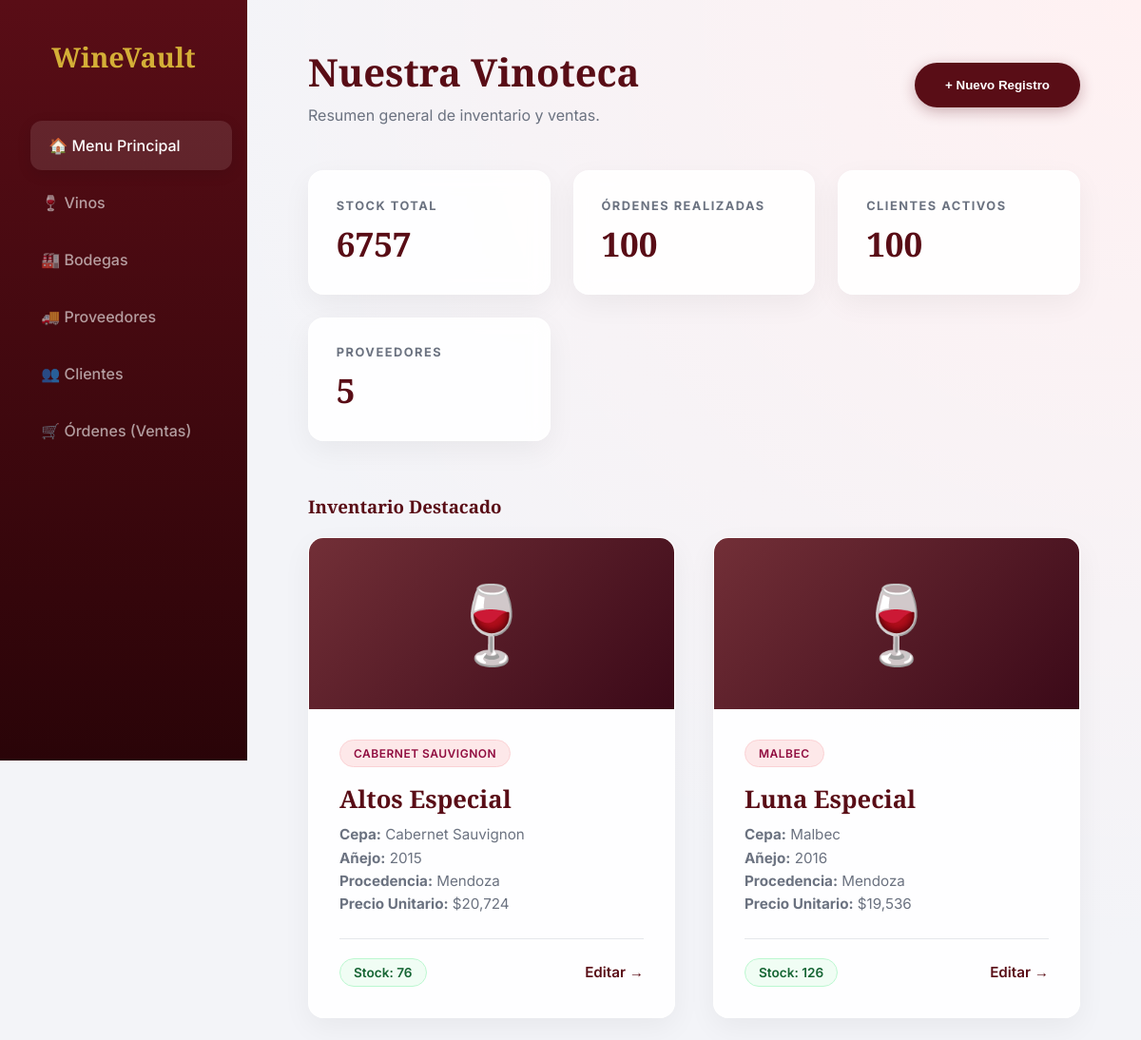
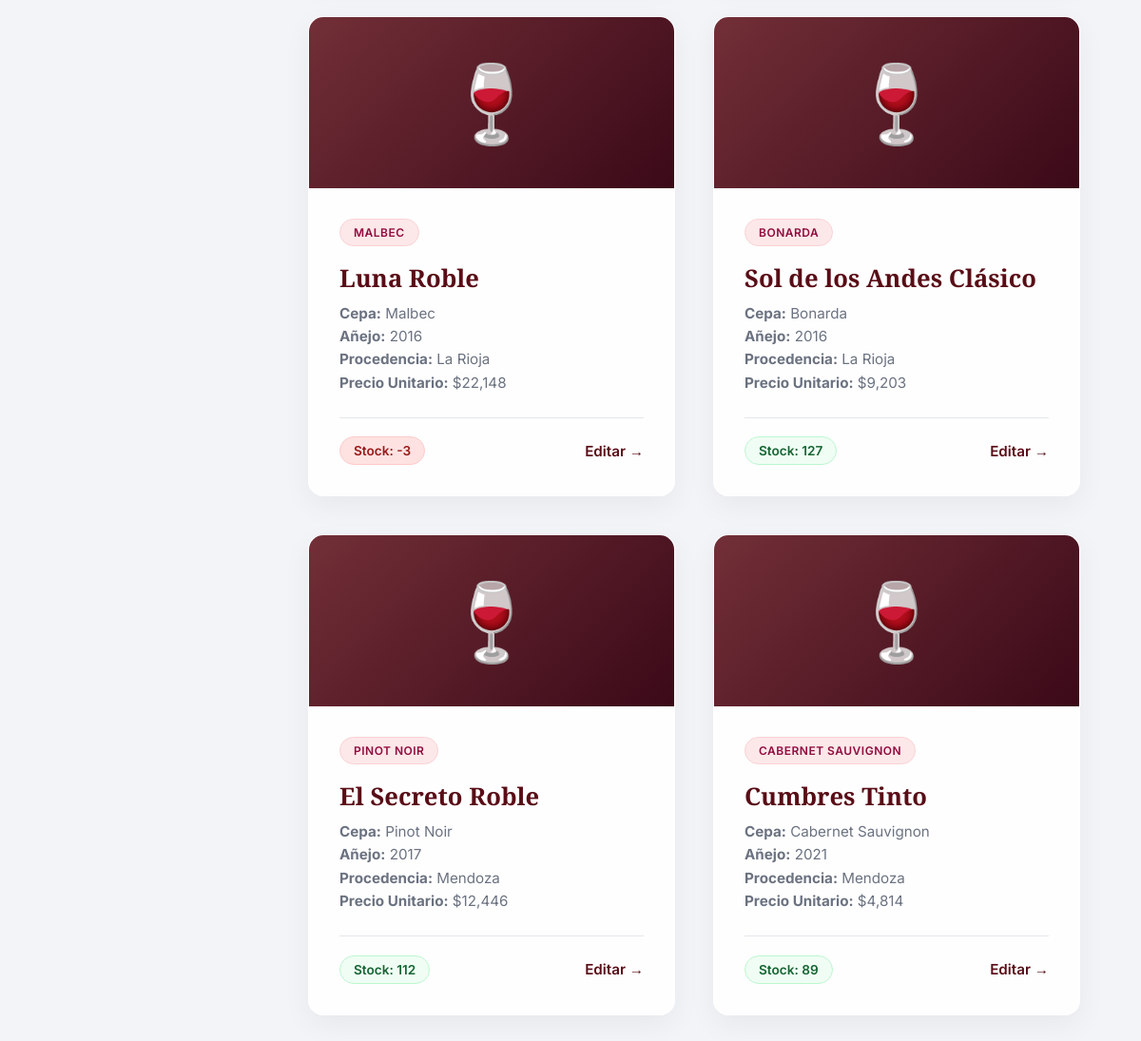
The page / on the database its author committed (2 pictures, top to bottom).
### tables this page shows
CREATE TABLE Vinos (id_vino INTEGER PRIMARY KEY AUTOINCREMENT,
							id_bodega INTEGER,
							id_proveedor INTEGER,
							nombre TEXT,
							cepa TEXT,
							anejo INTEGER,
							reserva INTEGER,
							procedencia TEXT,
							lugar_envasado TEXT,
							precio INTEGER,
							stock INTEGER,
							FOREIGN KEY (id_bodega) REFERENCES Bodegas(id_bodega),
							FOREIGN KEY (id_proveedor) REFERENCES Proveedores(id_proveedor));

### PaginaWeb/app.py (the view)
@app.route('/')
def index():
    conn = get_db_connection()
    if not conn:
        return "Error de conexión a base de datos", 500
    cursor = conn.cursor()
    cursor.execute("SELECT SUM(stock) FROM Vinos")
    total_stock = cursor.fetchone()[0] or 0
    cursor.execute("SELECT COUNT(*) FROM Ordenes")
    total_ordenes = cursor.fetchone()[0] or 0
    cursor.execute("SELECT COUNT(*) FROM Clientes")
    total_clientes = cursor.fetchone()[0] or 0
    cursor.execute("SELECT COUNT(*) FROM Proveedores")
    total_proveedores = cursor.fetchone()[0] or 0
    cursor.execute("SELECT * FROM Vinos LIMIT 6")
    vinos_destacados = cursor.fetchall()
    conn.close()
    return render_template('index.html',
                         total_stock=total_stock,
                         total_ordenes=total_ordenes,
                         total_clientes=total_clientes,
                         total_proveedores=total_proveedores,
                         vinos_destacados=vinos_destacados)

### PaginaWeb/app.py (called while the page is built)
def get_db_connection():
    try:
        conn = sqlite3.connect('bodega.db')
        conn.row_factory = sqlite3.Row
        return conn
    except sqlite3.Error as e:
        print(f"Error conexión: {e}")
        return None

### PaginaWeb/templates/index.html (shortened to what this page needs)
{% extends "base.html" %}
{% block content %}
<header>
    <div>
        <h2>Nuestra Vinoteca</h2>
        <p class="subtitle">Resumen general de inventario y ventas.</p>
    </div>
    <button class="btn-add">+ Nuevo Registro</button>
</header>
<section class="stats-grid">
    <div class="stat-card">
        <h4>Stock Total</h4>
        <p>{{ total_stock }}</p>
    </div>
    <div class="stat-card">
        <h4>Órdenes Realizadas</h4>
        <p>{{ total_ordenes }}</p>
    </div>
    <div class="stat-card">
        <h4>Clientes Activos</h4>
        <p>{{ total_clientes }}</p>
    </div>
    <div class="stat-card">
        <h4>Proveedores</h4>
        <p>{{ total_proveedores }}</p>
    </div>
</section>
<h3 style="font-family: 'Playfair Display', serif; color: var(--primary); margin-bottom: 20px;">Inventario Destacado</h3>
<div class="wine-grid">
    {% for vino in vinos_destacados %}
    {% set tipo_clase = 'tipo-tinto' if vino[4] in ['Malbec', 'Cabernet Sauvignon', 'Pinot Noir', 'Syrah', 'Merlot', 'Bonarda'] else ('tipo-blanco' if vino[4] in ['Chardonnay', 'Torrontés', 'Sauvignon Blanc'] else 'tipo-espumoso') %}
    {% set emoji = '🍷' if vino[4] in ['Malbec', 'Cabernet Sauvignon', 'Pinot Noir', 'Syrah', 'Merlot', 'Bonarda'] else ('🥂' if vino[4] in ['Chardonnay', 'Torrontés', 'Sauvignon Blanc'] else '🍾') %}
    <div class="wine-card {{ tipo_clase }}">
        <div class="wine-header">{{ emoji }}</div>
        <div class="wine-body">
            <span class="badge">{{ vino[4] }}</span>
            <h3>{{ vino[3] }}</h3>
            <div class="wine-details">
                <strong>Cepa:</strong> {{ vino[4] }}<br>
                <strong>Añejo:</strong> {{ vino[5] }}<br>
                <strong>Procedencia:</strong> {{ vino[7] }}<br>
                <strong>Precio Unitario:</strong> ${{ "{:,.0f}".format(vino[9]) }}
            </div>
            <div class="wine-footer">
                <span class="stock-pill" {% if vino[10] < 10 %}style="background: #fee2e2; color: #991b1b; border-color: #fecaca;"{% endif %}>Stock: {{ vino[10] }}</span>
                <a href="#" class="btn-view">Editar →</a>
            </div>
        </div>
    </div>
    {% endfor %}
</div>
{% endblock %}

### PaginaWeb/templates/base.html (shortened to what this page needs)
<!DOCTYPE html>
<html lang="es">
<head>
    <link rel="stylesheet" href="{{ url_for('static', filename='styles.css') }}">
</head>
<body class="{% block page_class %}{% endblock %}">
    <nav>
        <h1>WineVault</h1>
        <a href="{{ url_for('index') }}" {% if request.endpoint == 'index' %}class="active"{% endif %}>🏠 Menu Principal</a>
        <a href="{{ url_for('vinos') }}" {% if request.endpoint == 'vinos' %}class="active"{% endif %}>🍷 Vinos</a>
        <a href="{{ url_for('bodegas') }}" {% if request.endpoint == 'bodegas' %}class="active"{% endif %}>🏭 Bodegas</a>
        <a href="{{ url_for('proveedores') }}" {% if request.endpoint == 'proveedores' %}class="active"{% endif %}>🚚 Proveedores</a>
        <a href="{{ url_for('clientes') }}" {% if request.endpoint == 'clientes' %}class="active"{% endif %}>👥 Clientes</a>
        <a href="{{ url_for('ordenes') }}" {% if request.endpoint == 'ordenes' %}class="active"{% endif %}>🛒 Órdenes (Ventas)</a>
    </nav>
    <main>
        {% block content %}{% endblock %}
    </main>
</body>
</html>

### PaginaWeb/static/styles.css (style rules this page uses)
:root { --primary: #590d16; --primary-light: #8a1724; --accent: #d4af37; --bg: #f3f4f8; --surface: rgba(255, 255, 255, 0.9); --text-main: #111827; --text-muted: #6b7280; --radius: 16px; --shadow: 0 10px 30px rgba(0, 0, 0, 0.05); }
* { box-sizing: border-box; margin: 0; padding: 0; }
body { font-family: 'Inter', sans-serif; background-color: var(--bg); background-image: radial-gradient(circle at top right, #fff1f2, transparent 40%); color: var(--text-main); display: flex; min-height: 100vh; overflow-x: hidden; }
nav { width: 260px; background: linear-gradient(180deg, #590d16 0%, #2a0408 100%); color: white; padding: 2.5rem 1.5rem; display: flex; flex-direction: column; position: fixed; height: 100vh; z-index: 100; }
nav h1 { font-family: 'Playfair Display', serif; color: #d4af37; font-size: 1.8rem; margin-bottom: 3rem; text-align: center; }
nav a { color: rgba(255,255,255,0.6); text-decoration: none; padding: 1rem 1.2rem; margin-bottom: 0.5rem; border-radius: 12px; font-weight: 500; transition: all 0.3s ease; display: flex; align-items: center; gap: 10px; }
nav a:hover, nav a.active { background-color: rgba(255,255,255,0.1); color: white; transform: translateX(8px); box-shadow: 0 4px 15px rgba(0,0,0,0.1); }
main { margin-left: 260px; padding: 3rem 4rem; width: calc(100% - 260px); }
header { display: flex; justify-content: space-between; align-items: center; margin-bottom: 3rem; animation: fadeUp 0.6s ease-out; }
header h2 { font-family: 'Playfair Display', serif; font-size: 2.5rem; color: var(--primary); }
.subtitle { color: var(--text-muted); margin-top: 8px; }
.btn-add { background: var(--primary); color: white; border: none; padding: 1rem 2rem; border-radius: 50px; font-weight: 600; cursor: pointer; transition: all 0.3s cubic-bezier(0.4, 0, 0.2, 1); box-shadow: 0 4px 15px rgba(89, 13, 22, 0.3); }
.stats-grid { display: grid; grid-template-columns: repeat(auto-fit, minmax(200px, 1fr)); gap: 1.5rem; margin-bottom: 3.5rem; }
.stat-card { background: var(--surface); backdrop-filter: blur(10px); padding: 1.8rem; border-radius: var(--radius); box-shadow: var(--shadow); border: 1px solid rgba(255,255,255,0.5); animation: fadeUp 0.6s ease-out both; }
.stat-card:nth-child(1) { animation-delay: 0.1s; }
.stat-card:nth-child(2) { animation-delay: 0.2s; }
.stat-card:nth-child(3) { animation-delay: 0.3s; }
.stat-card:nth-child(4) { animation-delay: 0.4s; }
.stat-card h4 { color: var(--text-muted); font-size: 0.8rem; text-transform: uppercase; letter-spacing: 1.5px; margin-bottom: 0.5rem; }
.stat-card p { font-size: 2.2rem; font-weight: 700; color: var(--primary); font-family: 'Playfair Display', serif; }
.wine-grid { display: grid; grid-template-columns: repeat(auto-fill, minmax(320px, 1fr)); gap: 2.5rem; }
.wine-card { background: var(--surface); border-radius: var(--radius); overflow: hidden; box-shadow: var(--shadow); border: 1px solid rgba(255,255,255,0.8); transition: all 0.4s cubic-bezier(0.4, 0, 0.2, 1); animation: fadeUp 0.6s ease-out both; }
.wine-header { height: 180px; display: flex; align-items: center; justify-content: center; font-size: 5rem; }
.wine-body { padding: 2rem; }
.badge { padding: 6px 14px; border-radius: 30px; font-size: 0.75rem; font-weight: 600; text-transform: uppercase; letter-spacing: 0.5px; display: inline-block; margin-bottom: 1rem; }
.wine-body h3 { margin: 0 0 0.5rem; font-family: 'Playfair Display', serif; font-size: 1.6rem; color: var(--primary); }
.wine-details { font-size: 0.95rem; color: var(--text-muted); margin-bottom: 1.5rem; line-height: 1.6; }
.wine-footer { display: flex; justify-content: space-between; align-items: center; border-top: 1px solid #e5e7eb; padding-top: 1.2rem; }
.stock-pill { background: #f0fdf4; color: #166534; padding: 6px 14px; border-radius: 20px; font-size: 0.85rem; font-weight: 600; border: 1px solid #bbf7d0; }
.btn-view { color: var(--primary); text-decoration: none; font-weight: 600; font-size: 0.95rem; transition: color 0.3s; }
.tipo-tinto .wine-header { background: linear-gradient(135deg, #722F37 0%, #3B0918 100%); color: #FFD1DC; }
.tipo-tinto .badge { background-color: #FDE8E9; color: #900C3F; border: 1px solid #FAD1D4; }

### rows shown on the page
Vinos: emoji "🍷", cepa "CABERNET SAUVIGNON", nombre "Altos Especial", cepa "Cabernet Sauvignon", anejo "2015", procedencia "Mendoza", precio "20,724", stock "76"
Vinos: emoji "🍷", cepa "MALBEC", nombre "Luna Especial", cepa "Malbec", anejo "2016", procedencia "Mendoza", precio "19,536", stock "126"
Vinos: emoji "🍷", cepa "MALBEC", nombre "Luna Roble", cepa "Malbec", anejo "2016", procedencia "La Rioja", precio "22,148", stock "-3"
Vinos: emoji "🍷", cepa "BONARDA", nombre "Sol de los Andes Clásico", cepa "Bonarda", anejo "2016", procedencia "La Rioja", precio "9,203", stock "127"
Vinos: emoji "🍷", cepa "PINOT NOIR", nombre "El Secreto Roble", cepa "Pinot Noir", anejo "2017", procedencia "Mendoza", precio "12,446", stock "112"
Vinos: emoji "🍷", cepa "CABERNET SAUVIGNON", nombre "Cumbres Tinto", cepa "Cabernet Sauvignon", anejo "2021", procedencia "Mendoza", precio "4,814", stock "89"

### other values the page prints
{{ total_stock }} "6757"
{{ total_ordenes }} "100"
{{ total_clientes }} "100"
{{ total_proveedores }} "5"
